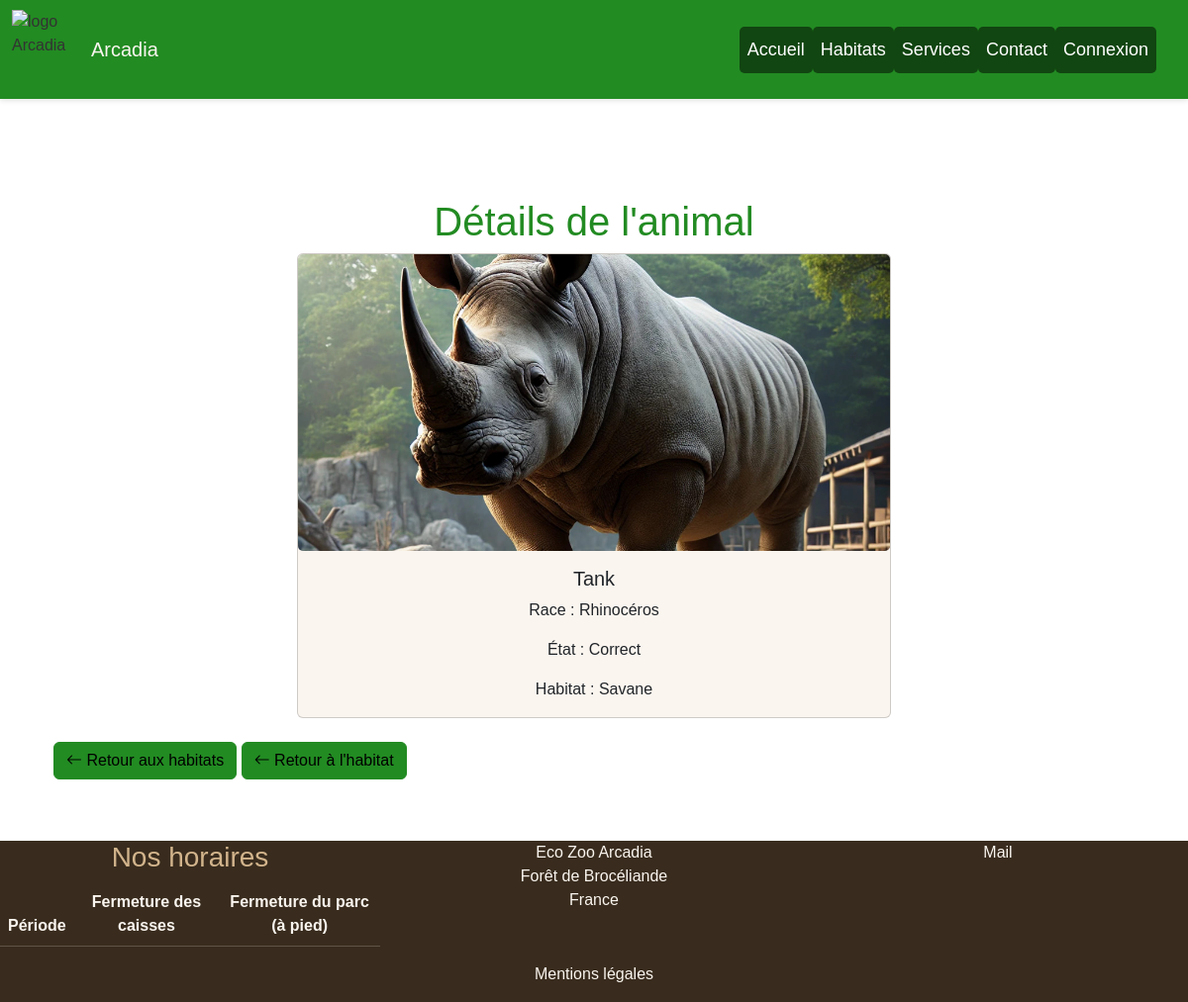
The app's page /animals/show/113?habitat_id=1 with its own data.
### tables this page shows
CREATE TABLE `animal` (
  `animal_id` INT(11) NOT NULL AUTO_INCREMENT,
  `prenom` VARCHAR(50) DEFAULT NULL,
  `etat` VARCHAR(50) DEFAULT NULL,
  `race` VARCHAR(50) DEFAULT NULL,
  `image_animal` VARCHAR(50) DEFAULT NULL,
  `habitat` INT(11) DEFAULT NULL,
  PRIMARY KEY (`animal_id`)
);

CREATE TABLE `habitat` (
  `habitat_id` INT(11) NOT NULL AUTO_INCREMENT,
  `nom` VARCHAR(50) DEFAULT NULL,
  `description` VARCHAR(255) DEFAULT NULL,
  `commentaire_habitat` TEXT DEFAULT NULL,
  `nom_image` VARCHAR(255) DEFAULT NULL,
  PRIMARY KEY (`habitat_id`)
);

### src/Database/Dbutils.php (called while the page is built, shortened)
<?php
class Dbutils
{
    static ?PDO $pdo = null;
    public static function getPdo(): PDO
    {
        self::$pdo = new PDO(self::DSN, self::USER, self::PASSWORD);
        return self::$pdo;
    }
}

### src/Controller/Animals.php (called while the page is built, shortened)
<?php
class Animals
{
    public function show(int $id): array
{
    try {
        $query = Dbutils::getPdo()->prepare('
            SELECT animal.*, habitat.nom AS habitat_nom
            FROM animal
            JOIN habitat ON animal.habitat = habitat.habitat_id
            WHERE animal_id = :id
        ');
        $query->bindParam(':id', $id, PDO::PARAM_INT);
        $query->execute();
        $animal = $query->fetch(PDO::FETCH_ASSOC);
        $habitatId = $_GET['habitat_id'] ?? null;
        return [
            'template' => 'animal_detail',
            'animal' => $animal,
            'habitat_id' => $habitatId
        ];
    } catch (Exception $e) {
        return [
            'template' => 'error',
            'message' => $e->getMessage()
        ];
    }
}
}

### src/Routing/Router.php (called while the page is built, shortened)
<?php
class Router
{
    private ?string $method;
    private ?string $parameter = null;
    public function __construct(private $requestMethod, string $uri)
    {
        $uri = parse_url($uri, PHP_URL_PATH);
        $uri = trim($uri, '/');
        if (strpos($uri, 'ZooArcadia/') === 0) {
            $uri = substr($uri, strlen('ZooArcadia/') );
        }
        $uriExplode = explode('/', $uri);
        if (is_numeric(end($uriExplode))) {
            $this->parameter = array_pop($uriExplode);
        }
        $this->method = array_pop($uriExplode) ?: 'index';
    }
    public function doAction(): array|string
    {
        $method = $this->method;
        $controller = new $controllerName();
        $data = null;
        $result = $this->parameter !== null
            ? $controller->$method($this->parameter, $data)
            : $controller->$method($data);
        return is_array($result) ? $result : (string) $result;
    }
}

### templates/animal_detail.php (the view, shortened to what this page needs)
<div class="container mt-5">
    <h1 class="text-center">Détails de l'animal</h1>
    <?php if (!empty($animal)): ?>
        <div class="card mx-auto" style="max-width: 600px;">
            <img
            src="/ZooArcadia/photos/<?= htmlspecialchars(basename($animal['image_animal'])) ?>"
                class="card-img-top"
                alt="Image de <?= htmlspecialchars($animal['prenom']) ?>"
                style="height: 300px; object-fit: cover;"
            >
            <div class="card-body">
                <h5 class="card-title"><?= htmlspecialchars($animal['prenom']) ?></h5>
                <p class="card-text">Race : <?= htmlspecialchars($animal['race']) ?></p>
                <p class="card-text">État : <?= htmlspecialchars($animal['etat']) ?></p>
                <p class="card-text">Habitat : <?= htmlspecialchars($animal['habitat_nom']) ?></p>
            </div>
        </div>
        <a href="/ZooArcadia/habitats/display" class="btn btn-primary mt-4">
            <i class="bi bi-arrow-left"></i> Retour aux habitats
        </a>
        <a href="/ZooArcadia/habitats/show/<?= htmlspecialchars($habitat_id ?? '') ?>" class="btn btn-primary mt-4">
    <i class="bi bi-arrow-left"></i> Retour à l'habitat
</a>
    <?php endif; ?>
</div>

### records on screen
animal: image_animal (picture), prenom "Tank", race "Rhinocéros", etat "Correct", habitat.nom "Savane"
